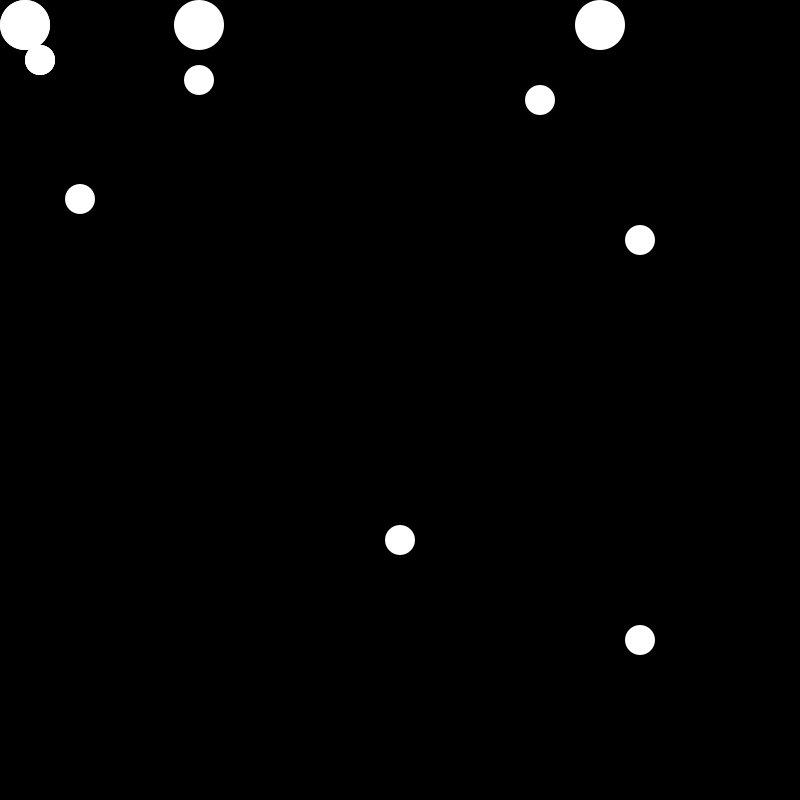
Frame 1 (no input)
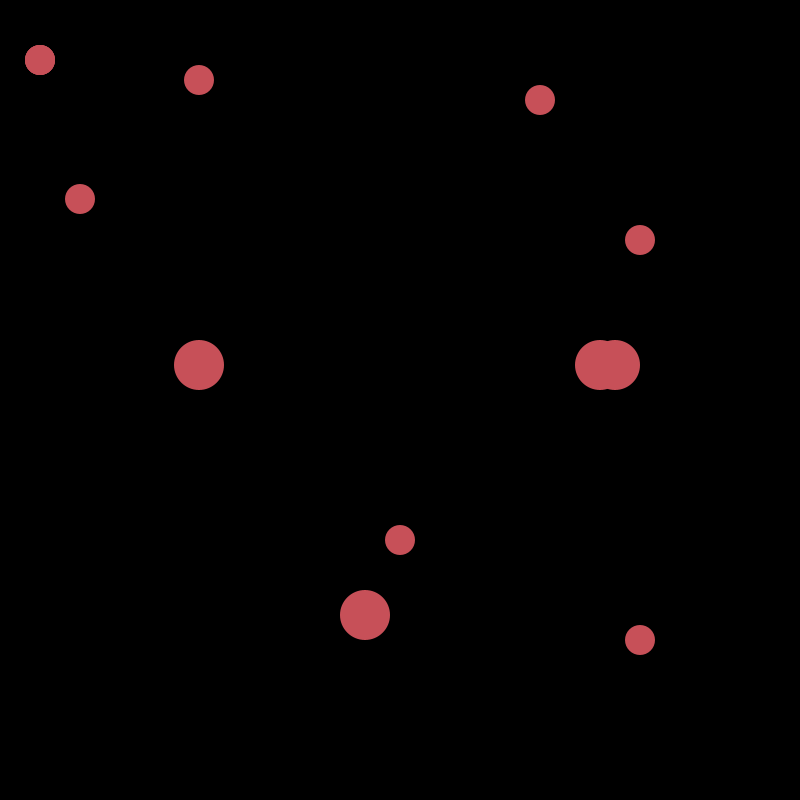
Frame 60 (the mouse pressed at the canvas centre just before this capture)
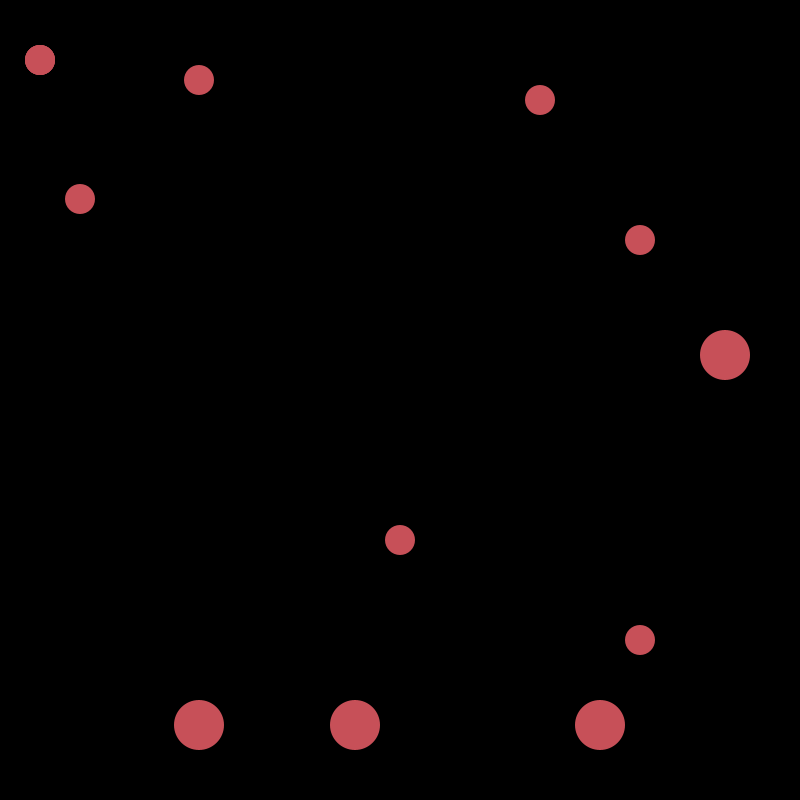
Frame 120 (the mouse held since frame 60 and released just before this capture)

The Processing sketch that drew these frames (run headless with seeded random() and noise(); from frame 60 on, the mouse is pressed at the canvas centre):

// Processing sketch: morenos03t00
// ── morenos03t00.pde
//Expresión Digital 2 
// Nicolás Moreno
//morenos03t00
//4 elipse que cambia de colores al rebotar en los bordes del cavas ,  el borde de la derecha/abajo cambia a un color rojo y cuando golpea arriba 
// y a la izquierda este cambia a amarillo. 2 ellipses estan estaticos verticalmente mientra que los otros dos se mueven en diagonal. ademas de estas
// hay multiple ellipses que estan quietos en el fondo que cambian de color junto con los ellipses.

//variables de diametro
int diametro = 50; // asigna diametro de la pelota 
//variables de distancia.
int xdistancia = diametro/2; // asigna el variable diametro/2 a xdistancia ( es decir la mitad del diametro ). 
int ydistancia = diametro/2; // asigna el variable diametro/2 a ydistancia ( es decir la mitad del diametro ). 

//variables de velocidad
int xvelocidad = 10; // asigno que xvelocidad sea un valor de un numero entero 10.
int yvelocidad = 20; // asigno yvelocidad un valor de un numero entero 20.

//variables de direccion
int ydireccion = 1;// asigno ydireccion un valor de un numero entero 1.
int xdireccion = 1;// asigno xdireccion un valor de un numero entero 1.

int a,b,c,d,e ; // declaro la variable a,b,c,d,e es un datatype int ( numero entero ).

color wowie = color(a,b,c);//  el color wowie es a la variable a,b,c.

void setup() { // 
  size(800, 800);// El tamaño del canvas es de 800px por 800px.
  background(0);// El color del canvas es negro.
  
  //fill(213,190,80); // aca establesco que el color primario de las pelotas es de un color blanco con el comentario
                      //, al momento de quitar el comentario este se pone amarillo y cambia de color cuando este golpee la pared este cambia.
                      
  noStroke();// Le quito el stroke al ellipse.
  a = 199;   //agrego a la variable a un valor de 199.
  b = 80;    // agrego a la variable b un valor de 80. 
  c = 88;    // agrego a la variable c un valor de 88.
  d = 190;   // agrego a la variable d un valor de 190.   
  e = 213;   // agrego a la variable c un valor de 213.
}
void draw() {
  background(0); // El color del canvas es negro.
 
 ellipse(ydistancia, xdistancia, diametro, diametro); //crear un ellipse de un diametro (50) y que comienze su trayectoria en ydistancia y x distancia.
  ellipse(xdistancia, ydistancia, diametro, diametro); //crear un ellipse de un diametro (50) y que comienze su trayectoria en Xdistancia y y distancia. es decir que es inverso 
   ellipse(600,ydistancia, diametro, diametro); // crear un un ellipse con distacia 600 en su X ( tomando en cuenta que el canvas es de 800 ) 
   // como solo tiene ydistancia este solo avanza verticalmente.
    ellipse(a,ydistancia, diametro, diametro);// crear un un ellipse con distacia a (199) en su X ( tomando en cuenta que el canvas es de 800 ) 
   // como solo tiene ydistancia este solo avanza verticalmente.
       

  xdistancia += xvelocidad*xdireccion;    //aca le digo a la xdistancia tiene una xdireccion  y tiene una xvelocidad 
  ydistancia += yvelocidad*ydireccion;   //aca le digo a la xdistancia tiene una ydireccion y tiene una yvelocidad 
   
//por ende le digo a todos los if una velocidad determinado 

  //golpe abajo
  if (ydistancia>height-diametro/2) { // Si el eje Y de la pelota llega a un extremo vertical/abajo del canvas, esta función se cumple.
    ydireccion = -ydireccion;  // decirle que al llegar al height maximo este se altere en negativo para que se de la vuelta.
    fill(a,b,c);  // al rebotar abajo este se convierte en a,b,c por ende este queda en el color rojo.
  }

  //golpe arriba
  if (ydistancia<0+diametro/2) { // Si el eje Y de la pelota llega a un extremo vertical/arriba ( como es 0 ) del canvas, esta función se cumple.
    ydireccion=-ydireccion;      // decirle que al llegar al height maximo este se altere en negativo para que se de la vuelta.
        fill(e,d,b);             // al rebotar abajo este se convierte en e,d,b por ende este queda en el color amarillo.
  }

  //golpe derecha
  if (xdistancia>width-diametro/2) { // Si el eje X de la pelota llega a un extremo horizontal/derecha del canvas, esta función se cumple.
    xdireccion = -xdireccion;        // decirle que al llegar al height maximo este se altere en negativo para que se de la vuelta.
       fill(a,b,c);                  // al rebotar abajo este se convierte en a,b,c por ende este queda en el color rojo.
  }

  //golpe izquieda
  if (xdistancia<0+diametro/2) { // Si el eje X de la pelota llega a un extremo vertical/izquierda ( como es 0 ) del canvas, esta función se cumple.
    xdireccion=-xdireccion;      // decirle que al llegar al height maximo este se altere en negativo para que se de la vuelta.
    fill(e,d,b);                 // al rebotar abajo este se convierte en e,d,b por ende este queda en el color amarillo.
}
  ellipse(a, b, 30, 30);              // ellipses que estan alrededor del canvas que estan afectados por el ultimo fill                     
   ellipse(b, a, 30, 30);             // ellipses que estan alrededor del canvas que estan afectados por el ultimo fill  
    ellipse(40, 60, 30, 30);          // ellipses que estan alrededor del canvas que estan afectados por el ultimo fill  
     ellipse(40, 60, 30, 30);         // ellipses que estan alrededor del canvas que estan afectados por el ultimo fill  
      ellipse(40, 60, 30, 30);        // ellipses que estan alrededor del canvas que estan afectados por el ultimo fill  
       ellipse(540, 100, 30, 30);     // ellipses que estan alrededor del canvas que estan afectados por el ultimo fill  
        ellipse(640, 240, 30, 30);    // ellipses que estan alrededor del canvas que estan afectados por el ultimo fill  
         ellipse(640, 640, 30, 30);   // ellipses que estan alrededor del canvas que estan afectados por el ultimo fill  
          ellipse(400, 540, 30, 30);  // ellipses que estan alrededor del canvas que estan afectados por el ultimo fill  




       }
